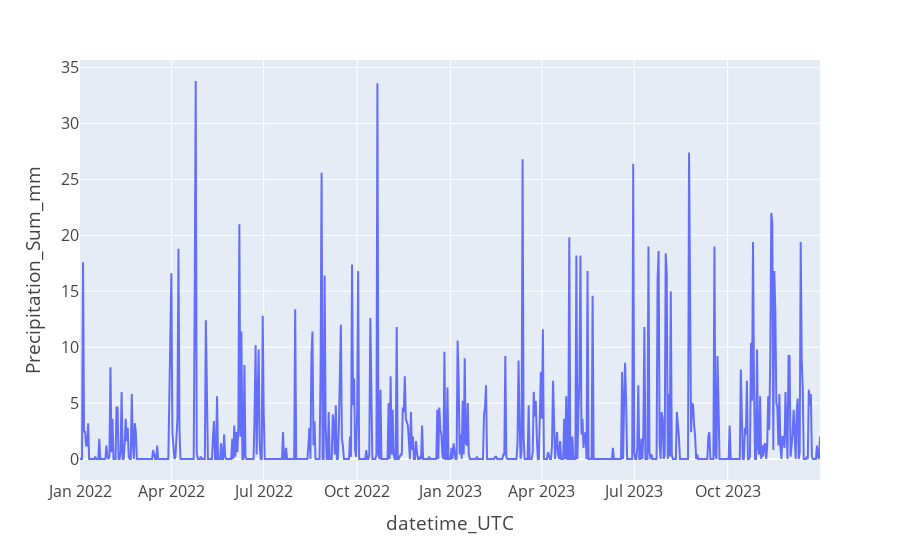

This figure's notebook cell:
### Code cell
fig = px.line(prec, x='datetime_UTC', y='Precipitation_Sum_mm')
fig.show()

### Figure 1 — Plotly figure (JSON) as saved in the notebook; plotly's stock layout.template omitted (floating-point values rounded to 4 significant figures; data arrays with more than 128 entries replaced by an {"elided": "..."} marker saying what was removed)
{"data": [{"hovertemplate": "datetime_UTC=%{x}<br>Precipitation_Sum_mm=%{y}<extra></extra>", "legendgroup": "", "line": {"color": "#636efa", "dash": "solid"}, "marker": {"symbol": "circle"}, "mode": "lines", "name": "", "orientation": "v", "showlegend": false, "type": "scatter", "x": {"elided": "730 str values"}, "xaxis": "x", "y": {"elided": "730 float values"}, "yaxis": "y"}], "layout": {"legend": {"tracegroupgap": 0}, "margin": {"t": 60}, "xaxis": {"anchor": "y", "domain": [0, 1], "title": {"text": "datetime_UTC"}}, "yaxis": {"anchor": "x", "domain": [0, 1], "title": {"text": "Precipitation_Sum_mm"}}}}
